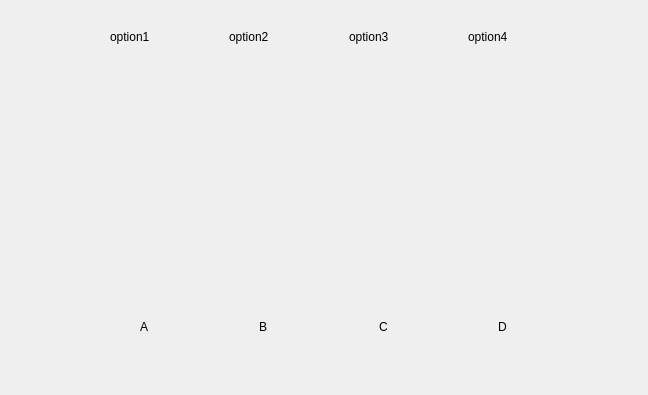
<?xml version="1.0" encoding="UTF-8"?>
<ui version="4.0">
 <class>audiencepolldialog</class>
 <widget class="QDialog" name="audiencepolldialog">
  <property name="geometry">
   <rect>
    <x>0</x>
    <y>0</y>
    <width>648</width>
    <height>395</height>
   </rect>
  </property>
  <property name="windowTitle">
   <string>Audience Poll</string>
  </property>
  <property name="styleSheet">
   <string notr="true">font: 75 12pt &quot;Verdana&quot;;

</string>
  </property>
  <widget class="QWidget" name="layoutWidget">
   <property name="geometry">
    <rect>
     <x>110</x>
     <y>20</y>
     <width>471</width>
     <height>33</height>
    </rect>
   </property>
   <layout class="QHBoxLayout" name="valueslayout">
    <item>
     <widget class="QLabel" name="op1">
      <property name="text">
       <string>option1</string>
      </property>
     </widget>
    </item>
    <item>
     <widget class="QLabel" name="op2">
      <property name="text">
       <string>option2</string>
      </property>
     </widget>
    </item>
    <item>
     <widget class="QLabel" name="op3">
      <property name="text">
       <string>option3</string>
      </property>
     </widget>
    </item>
    <item>
     <widget class="QLabel" name="op4">
      <property name="text">
       <string>option4</string>
      </property>
     </widget>
    </item>
   </layout>
  </widget>
  <widget class="QWidget" name="layoutWidget_2">
   <property name="geometry">
    <rect>
     <x>140</x>
     <y>310</y>
     <width>471</width>
     <height>33</height>
    </rect>
   </property>
   <layout class="QHBoxLayout" name="labels">
    <item>
     <widget class="QLabel" name="op1_2">
      <property name="text">
       <string>A</string>
      </property>
     </widget>
    </item>
    <item>
     <widget class="QLabel" name="op2_2">
      <property name="text">
       <string>B</string>
      </property>
     </widget>
    </item>
    <item>
     <widget class="QLabel" name="op3_2">
      <property name="text">
       <string>C</string>
      </property>
     </widget>
    </item>
    <item>
     <widget class="QLabel" name="op4_2">
      <property name="text">
       <string>D</string>
      </property>
     </widget>
    </item>
   </layout>
  </widget>
 </widget>
 <resources/>
 <connections/>
</ui>
